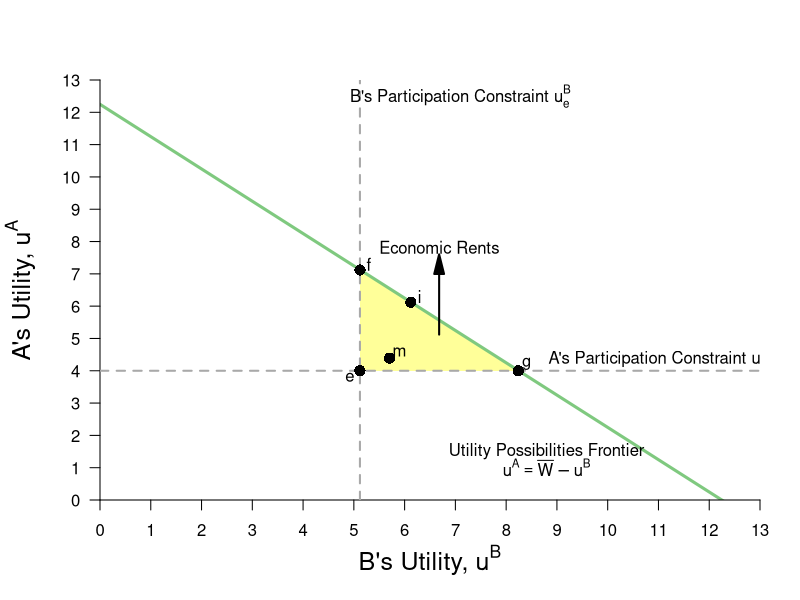

Generate this figure with R:
require(ggplot2)
require(shape)
require(plotrix)
pdf(file = "bfh-textbook/property/property_tioli_upf.pdf", width = 9, height = 7)

#Set parameters for graphics
axislabelsize <- 1.5
graphlinewidth <- 3
arrowwidth <- 0.5

#Colors
COL <- c("#7fc97f", "#beaed4", "#fdc086", "#ffff99", "#386cb0", "#f0027f", "#bf5b17", "#666666")
COLA <- c("#99d8c9","#66c2a4","#41ae76", "#238b45", "#005824")
COLB <- c("#4eb3d3", "#2b8cbe", "#0868ac","#084081")

upf <- function(ub) {
  12.24745 - ub
}


#Notes
#ua = (xa^0.5)*(ya^0.5)
#ub = ((10-xa)^05)*((15-ya)^0.5)

#ua = (10^0.5)*(15^0.5) = 12.24745
#ua_e = u(8,2) = (8^0.5)*(2^0.5) = 4

#Point g
# => x^A = 4/((3/2)^0.5) = 3.27 => x^B = 6.73
# => y^A = 3/2(x^A) = 4.9 => y^B = 10.1
#ua_g(4.9^0.5)*(3.27^0.5) = 4.002874
#ub_g(6.73^0.5)*(10.1^0.5) = 8.244574
#W = (4.002874^0.5)*(8.244574^0.5) = 5.744736

#COL <- c("#7fc97f", "#beaed4", "#fdc086", "#ffff99")
par(mar =  c(5, 5, 4, 2))
xlims <- c(0, 13)
ylims <- c(0, 13)


plot(0, 0, xlim = xlims, ylim = ylims, type = "n",
     xlab = expression(paste("B's Utility, ", u^B)),
     ylab = expression(paste("A's Utility, ", u^A)),
     xaxt = "n", 
     yaxt = "n", 
     cex.lab = axislabelsize, 
     bty = "n",
     xaxs="i", 
     yaxs="i")

npts <- 500 
npts2 <- 501
#Specify the sequences of points for graphing. 
xx1 <- seq(xlims[1], xlims[2], length.out = npts)
xx2 <- seq(xlims[1], xlims[2], length.out = npts)
xx3 <- seq(xlims[1], xlims[2], length.out = npts2)

#polygons
#I need something like xx1 with npts for 
xpoly1 <- c(5.12, 8.24, 5.12, 5.12)
ypoly1 <- c(4, 4, 7.12, 4)
polygon(x = xpoly1, y = ypoly1, col=COL[4], density=NULL, border = NA)

#xpoly2 = c(0, 0, 12.24745, xlims[2], xlims[2], 0)
#ypoly2 = c(ylims[2], 12.24745, 0, 0, ylims[2], ylims[2])
#polygon(x = xpoly2, y = ypoly2, col=COL[4], density=NULL, border = NA)



#Draw the lines for the graphs
lines(xx1, upf(xx1), col = COL[1], lwd = graphlinewidth)

#Customize ticks and labels for the plot
ticksy <- seq(from = ylims[1], to = ylims[2], by = 1)
ylabels <- seq(from = ylims[1], to = ylims[2], by = 1)
ticksx <- seq(from =  xlims[1], to = xlims[2], by = 1)
xlabels <- seq(from = xlims[1], to = xlims[2], by = 1)
axis(1, at = ticksx, pos = 0, labels = xlabels)
axis(2, at = ticksy, pos = 0, labels = ylabels, las = 1)

#Annotation of the  graphs
#UPF
text(8.8, 1.5, expression(paste("Utility Possibilities Frontier")))
text(8.8, 1, expression(paste(u^A == bar(W) - u^B)))

#SWF
#text(11.5, 4.5, expression(paste("Social Planner's")))
#text(11.5, 4, expression(paste("Iso-welfare Curves")))

#Annotate Point f
#u^A = (5.84^0.5)*(8.77^0.5) = 7.16
#u^B = (4.16^0.5)*(6.23^0.5) = 5.09
#W = (7.16^0.5)*(5.09^0.5) = 6.03692

#points(5.09, 7.15, pch = 16, col = "black", cex = 1.5)
#text(5.3, 7.3, expression(f))


#Annotate Point i
#(5^0.5)*(7.5^0.5) = 6.123724
#W = (6.123724^0.5)(6.123724^0.5) = 6.123724
#points(6.123724, 6.123724, pch = 16, col = "black", cex = 1.5)
#text(6.3, 6.3, expression(i))

#Annotate point g
#ua_g(4.9^0.5)*(3.27^0.5) = 4.002874
#ub_g(6.73^0.5)*(10.1^0.5) = 8.244574
#W = (4.002874^0.5)*(8.244574^0.5) = 5.744736
#points(8.24, 4, pch = 16, col = "black", cex = 1.5)
#text(8.4, 4.2, expression(g))

#Annotate point e.
#ua_e = (8^0.5)*(2^0.5) = 4
#ub_e = (2^0.5)*(13.1^0.5) = 5.118594
#W = (4^0.5)*(5.118594^0.5) = 4.524862
segments(0, 4, 13, 4, lty = 2, col = "darkgray", lwd = 2)
segments(5.12, 0, 5.12, 13, lty = 2, col = "darkgray", lwd = 2)
#Annotate e
points(5.12, 4, pch = 16, col = "black", cex = 1.5)
text(4.92, 3.8, expression(e))

#Annotate f
points(5.12, 7.12, pch = 16, col = "black", cex = 1.5)
text(5.3, 7.3, expression(f))
#Annotate g
points(8.24, 4, pch = 16, col = "black", cex = 1.5)
text(8.4, 4.2, expression(g))

#Annotate m
points(5.703502, 4.389995, pch = 16, col = "black", cex = 1.5)
text(5.9, 4.6, expression(m))

#Label economic rents
Arrows(6.68, 5.12, 6.68, 7.3, col = "black", lty = 1, lwd = 2, arr.type = "triangle")
text(6.68, 7.82, expression(paste("Economic Rents")))

#Point h
#points(4, 10, pch = 16, col = "black", cex = 1.5)
#u^A_h(6, 5) = (6^0.5)*(5^0.5) = 5.477226
#u^A_h(4, 10) = (4^0.5)*(10^0.5) = 6.324555
#points(6.12, 4, pch = 16, col = "black", cex = 1.5)
#text(5.92, 3.8, expression(h))

#Annotate Point i
#(5^0.5)*(7.5^0.5) = 6.123724
#W = (6.123724^0.5)(6.123724^0.5) = 6.123724
points(6.123724, 6.123724, pch = 16, col = "black", cex = 1.5)
text(6.3, 6.3, expression(i))

#Label Participation Constraints
#Aisha's
text(11, 4.4, expression(paste("A's Participation Constraint ", u[e]^A)))

#Betty's
text(7.1, 12.5, expression(paste("B's Participation Constraint ", u[e]^B)))

#Arrows showing Social Planner's choices
#Arrows(5.2, 4.2, 5.9, 4.2, col = "black", lty = 1, lwd = 2, arr.type = "triangle", arr.lwd = arrowwidth)
#Arrows(6.12, 4.2, 6.12, 5.7, col = "black", lty = 1, lwd = 2, arr.type = "triangle", arr.lwd = arrowwidth)

dev.off()
